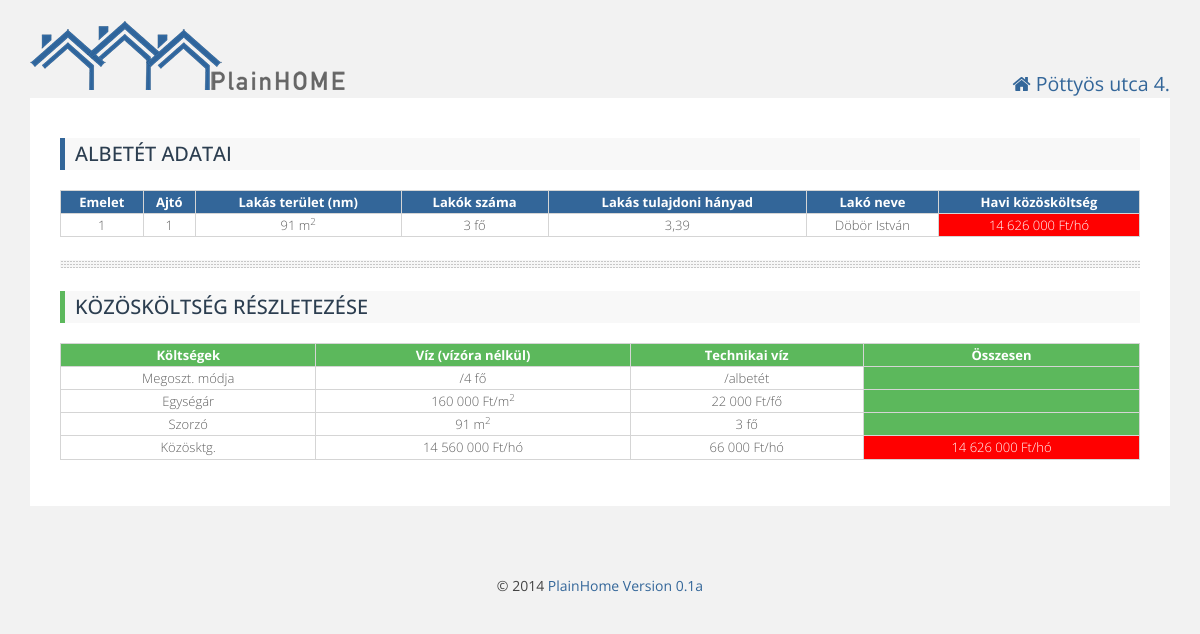
Screenshot of /mydepo.php (signed in) with the database file from the repository.
### tables this page shows
CREATE TABLE `deposits` (
  `id` int(11) NOT NULL AUTO_INCREMENT,
  `floor` varchar(5) NOT NULL,
  `door` varchar(4) NOT NULL,
  `area` double NOT NULL,
  `garage_area` double NOT NULL DEFAULT '0',
  `residents_no` int(11) NOT NULL,
  `area_ratio` double NOT NULL,
  `garage_area_ratio` double NOT NULL DEFAULT '0',
  `watermeter` tinyint(1) NOT NULL,
  `resident_name` text NOT NULL,
  PRIMARY KEY (`id`)
);

CREATE TABLE `fees` (
  `id` int(11) NOT NULL AUTO_INCREMENT,
  `name` varchar(150) NOT NULL,
  `yearly_amount` int(11) NOT NULL,
  `dealer` int(11) NOT NULL,
  `multiplier` varchar(75) NOT NULL,
  PRIMARY KEY (`id`)
);

### mydepo.php (called while the page is built, shortened)
<?php
include_once 'db.php';
include_once 'html.php';
htmlHead($website['title'], $house['name']);
webheader($_SESSION);
if (isset($_SESSION['depositid'])){
$id = $_SESSION['depositid'];
}
getMyDepo($id);
htmlEnd();

### db.php (the view, shortened to what this page needs)
<?php
function getMyDepo($id) {
    $sql = "SELECT `floor`, `door`, `area`,  "
            . "`residents_no`, `area_ratio`, "
            . "`resident_name` FROM `deposits` WHERE `id`=$id;";
    $result1 = mysql_query($sql);
    $deposit = array();
    while ($row = mysql_fetch_assoc($result1)) {
        $deposit = $row;
    }
    $sql = "SELECT * from fees;";
    $result2 = mysql_query($sql);
    $fees = array();
    while ($row = mysql_fetch_assoc($result2)) {
        $fees[] = $row;
    }
    $ccost = $fees[0];
    $grabage = $fees[1];
        $ccost_cost = round(($ccost['yearly_amount'] * $deposit['area']), 0);
        $grabage_cost = round(($grabage['yearly_amount'] * $deposit['residents_no']), 0);
    $ccosts = $ccost_cost + $grabage_cost;
    echo <<<EOT
<div class="content">
<h3 class="primary"> Albetét adatai </h3>
<table id="responsiveTable" class="large-only" cellspacing="0">
<tr align="left" class="primary">
   <th> Emelet </th>
   <th> Ajtó </th>
   <th> Lakás terület (nm) </th>
   <th> Lakók száma </th>
   <th> Lakás tulajdoni hányad </th>
   <th> Lakó neve </th>
   <th>Havi közösköltség</th>
</tr>
EOT;
    echo '<tbody>';
    echo '<tr>';
    echo "<td>{$deposit['floor']}</td>";
    echo "<td>{$deposit['door']}</td>";
    echo '<td>' . str_replace(".", ",", round($deposit['area'], 2)) . ' m<sup>2</sup></td>';
    echo '<td>' . $deposit['residents_no'] . ' fő</td>';
    echo '<td>' . str_replace(".", ",", round($deposit['area_ratio'], 2)) . '</td>';
    echo '<td>' . $deposit['resident_name'] . '</td>';
    echo "<td class='tdwarning'>" . number_format($ccosts, 0, ',', ' ') . " Ft/hó</td>";
    echo '</tr>';
    echo '</tbody>';
    echo '</table>';
    echo <<<EOT
<hr />
<h3 class="success"> Közösköltség részletezése </h3>
<table id="responsiveTableTwo" class="large-only" cellspacing="0">
<tr align="left" class="success">
   <th>Költségek</th>
   <th> {$ccost['name']} </th>
   <th> {$grabage['name']}  </th>
   <th>Összesen</th>
</tr>
<tbody>
<tr>
   <td>Megoszt. módja</td>
   <td> {$ccost['multiplier']} </td>
   <td> {$grabage['multiplier']} </td>
   <td class='tdsuccess'> </td>
</tr>
EOT;
    echo "<tr>";
    echo "<td>Egységár</td>";
    echo "<td>" . number_format($ccost['yearly_amount'], 0, ',', ' ') . " Ft/m<sup>2</sup> </td>";
    echo "<td>" . number_format($grabage['yearly_amount'], 0, ',', ' ') . " Ft/fő </td>";
    echo "<td class='tdsuccess'> </td>";
    echo "</tr>";
    echo "<tr>";
      echo "<td>Szorzó</td>";
    echo '<td>' . str_replace(".", ",", round($deposit['area'], 2)) . ' m<sup>2</sup> </td>';
    echo '<td>' . $deposit['residents_no'] . ' fő</td>';
    echo "<td class='tdsuccess'> </td>";
    echo "</tr>";
    echo "<tr>";
    echo "<td>Közösktg.</td>";
    echo "<td>" . number_format($ccost_cost, 0, ',', ' ') . " Ft/hó</td>";
    echo "<td>" . number_format($grabage_cost, 0, ',', ' ') . " Ft/hó</td>";
    echo "<td class='tdwarning'>" . number_format($ccosts, 0, ',', ' ') . " Ft/hó</td>";
    echo '</tbody>';
    echo '</table>';
    echo '</div>';
}

### html.php (shortened to what this page needs)
<?php
function htmlHead($title, $house) {
    echo <<<EOT
	<!doctype html>
<html>
    <head>
        <meta http-equiv="Content-Type" content="text/html; charset=UTF-8">
		<meta name="viewport" content="width=device-width, initial-scale=1.0">
		<link href="favicon.ico" rel="icon" type="image/x-icon" />
        <title>$title - $house</title>
        <script src="http://code.jquery.com/jquery.min.js"></script>
        <script src="js/bootstrap.js"></script>
        <script src="js/bootstrap-dialog.js" type="text/javascript"></script>
        <link href='http://fonts.googleapis.com/css?family=Open+Sans' rel='stylesheet' type='text/css'>
        <link href="css/bootstrap-dialog.css" rel="stylesheet" type="text/css"/>
		<link href="css/bootstrap.css" rel="stylesheet">
		<link href="css/style.css" rel="stylesheet">
		<link href="css/plainhome.css" rel="stylesheet">
		<link href="css/datepicker.css" rel="stylesheet">
		<link href="css/font-awesome.min.css" rel="stylesheet">
	<!--[if lt IE 9]>
		<script src="js/html5shiv.js"></script>
		<script src="js/respond.js"></script>
	<![endif]-->
     </head>
    <body>
EOT;
}
function htmlEnd() {
    echo <<<EOT
			</div>
			<div class="footer">
				<p class="textCenter">
					&copy; 2014 <a href="http://webariel.hu" target="_blank">PlainHome Version 0.1a</a></p>
			</div>
		</div>
		<script src="js/jquery.js"></script>
		<script src="js/plainhome.js"></script>
		<script type="text/javascript" src="js/stacktable.js"></script>
	</body>
	</html>
EOT;
}
function webheader($user) {
    global $house;
    echo <<<EOT
    <div class="container">
	    <div class="row">
	        <div class="col-md-8">
	            <div class="logo">
	                <a href="index.php"><img alt="PlainHome" src="pics/logo.png" /></a>
	            </div>
	        </div>
	        <div class="col-md-4 userInfo">
	            <p class="textRight"><i class="fa fa-home"></i> {$house['name']}</p>
	        </div>
	        <div>
	            <div class="nav">
	                <input type="checkbox" id="toggle" />
EOT;
    echo <<<EOT
                </div>
			</div>
	    </div>
EOT;
}

### css/style.css (style rules this page uses)
body { background: #f2f2f2; color: #444444; font-family: "Open Sans",sans-serif; font-size: 14px; line-height: 1.42857; }
h1, h2, h3, h4, h5, h6, .h1, .h2, .h3, .h4, .h5, .h6 { font-family: "Open Sans", sans-serif; color: #999999; line-height: 1.1; padding: 2px 0; margin-top: 10px; margin-bottom: 20px; }
h3.primary { background: #f8f8f8; padding: 5px 10px 5px 10px; color: #2c3e50; border-left: 5px solid #336699; font-size: 20px; text-transform: uppercase; }
h3.success { background: #f8f8f8; padding: 5px 10px 5px 10px; color: #2c3e50; border-left: 5px solid #5cb85c; font-size: 20px; text-transform: uppercase; }
p { margin: 10px 0; }
.container { max-width: 1250px; margin-left: auto; margin-right: auto; padding-left: 0; padding-right: 0; }
.container .content { padding: 30px; border-radius: 0; background-color: #ffffff; color: #606060; font-size: 1.2em; font-weight: 200; line-height: 1.4; margin-bottom: 30px; }

### css/plainhome.css (style rules this page uses)
body { padding: 20px 30px; }
a { color: #336699; text-decoration: none; }
hr { border: 0; margin: 1.35em auto; max-width: 100%; background-position: 50%; box-sizing: border-box; height: 8px; background-size: 3px 3px; }
img { max-width: 100%; height: auto; vertical-align: middle; border: 0; -ms-interpolation-mode: bicubic; }
.textCenter { text-align: center; }
.textRight { text-align: right; font-size: 1.4em; color: #336699; margin: 50px 0 0 0; }
.logo:before, .logo:after { content: " "; display: table; }
.logo:after { clear: both; }
.logo { max-height: 42px; overflow-x: visible; margin-bottom: 30px; }
.footer:before, .footer:after { content: " "; display: table; }
.footer:after { clear: both; }
.footer { overflow-x: visible; margin-top: 30px; }
table { border-collapse: collapse; border-spacing: 0; width: 100%; margin: 1em 0; //table-layout: fixed; }
tr { border-bottom: 1px solid #d5d5d5; }
th { background: #f5f5f5; color: #444; //font-weight: bold; border-top: 1px solid #d5d5d5; }
th:first-of-type { border-left: 1px solid #d5d5d5; }
th { border-right: 1px solid #d5d5d5; }
td, th { padding: 2px; text-align: center; font-size: 13px; }
td:first-of-type { border-left: 1px solid #d5d5d5; }
td { border-right: 1px solid #d5d5d5; }
.primary th { background: #336699; color: #ffffff; }
.success th { background: #5cb85c; color: #ffffff; }
.tdsuccess { background: #5cb85c; color: #ffffff; // border-top: solid 1px #5cb85c; }
.tdwarning { background: red; color: #ffffff; // border-top: solid 1px red; }

### rows the page displays
deposits: floor "1", door "1", area "91", residents_no "3", area_ratio "3,39", resident_name "Döbör István"
fees: name "Víz (vízóra nélkül)", multiplier "/4 fő", yearly_amount "160 000", yearly_amount.area "14 560 000"
fees: name "Technikai víz", multiplier "/albetét", yearly_amount "22 000", yearly_amount.residents_no "66 000"

### other values shown
$house['name'] "Pöttyös utca 4."
$ccosts "14 626 000"
